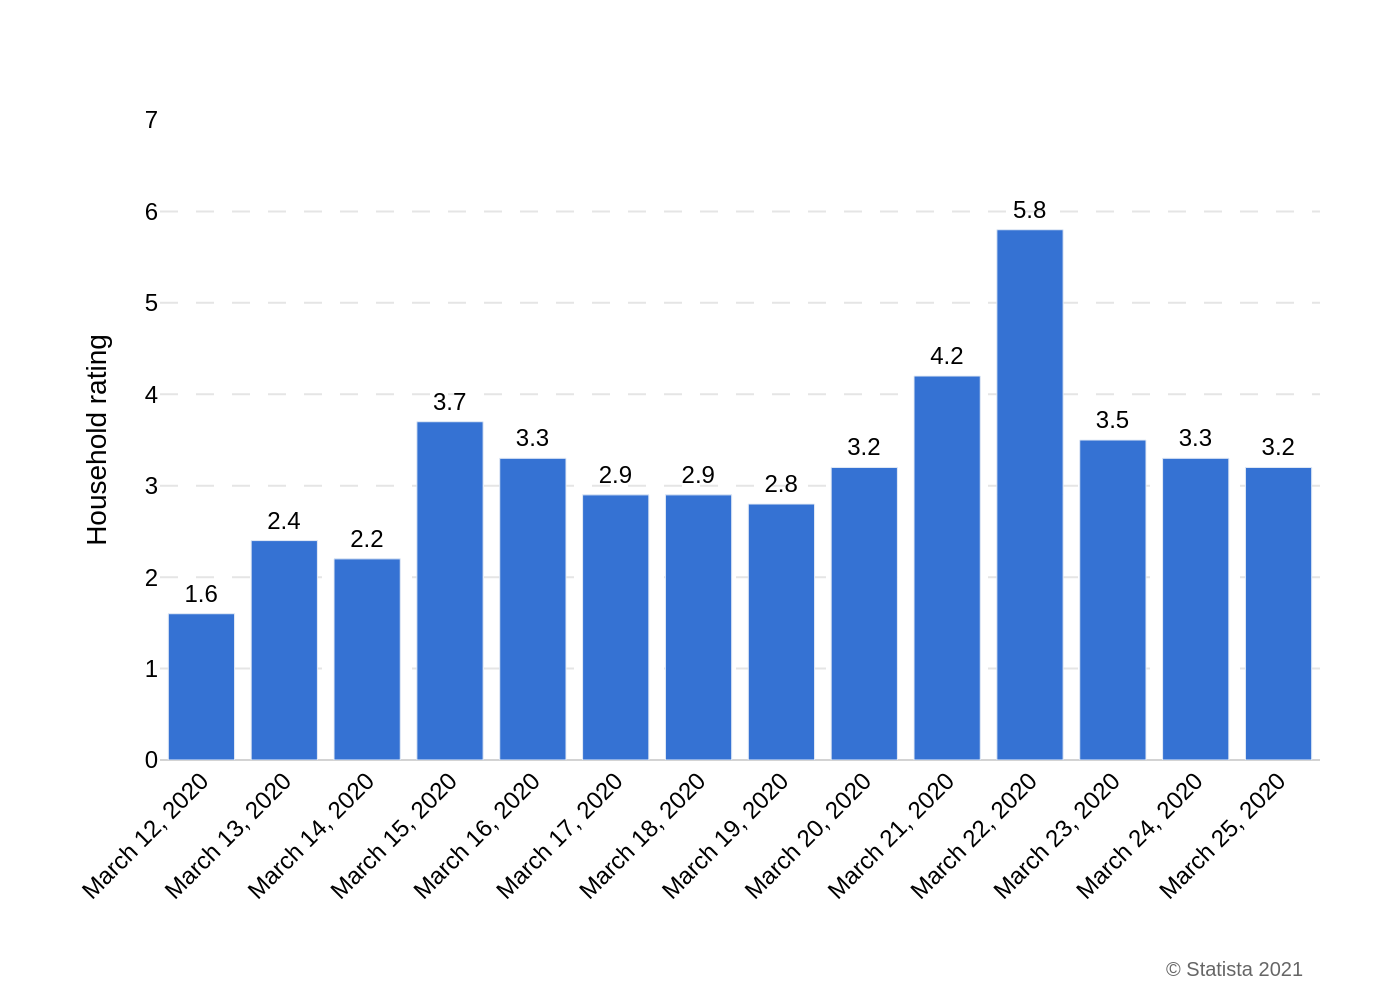

The script that drew this image:
import sys
import json
import os
import plotly.graph_objects as go

if len(sys.argv) != 2:
    print("Usage: python create_chart.py <path_to_json_file>")
    sys.exit(1)

json_path = sys.argv[1]

try:
    with open(json_path, 'r', encoding='utf-8') as f:
        config = json.load(f)
except FileNotFoundError:
    print(f"Error: JSON file not found at {json_path}")
    sys.exit(1)
except json.JSONDecodeError:
    print(f"Error: Could not decode JSON from {json_path}")
    sys.exit(1)

chart_data = config['chart_data']
texts = config['texts']
colors = config['colors']

x_values = [d['category'] for d in chart_data]
y_values = [d['value'] for d in chart_data]

fig = go.Figure()

fig.add_trace(go.Bar(
    x=x_values,
    y=y_values,
    text=[f'{v:.1f}' for v in y_values],
    textposition='outside',
    marker_color=colors[0],
    cliponaxis=False
))

fig.update_layout(
    font=dict(
        family="Arial",
        size=12,
        color="black"
    ),
    plot_bgcolor='white',
    showlegend=False,
    margin=dict(l=80, r=40, t=60, b=120),
    xaxis=dict(
        title_text=texts.get('x_axis_title'),
        showgrid=False,
        tickangle=-45,
        linecolor='black',
        linewidth=1,
        showline=False
    ),
    yaxis=dict(
        title_text=texts.get('y_axis_title'),
        range=[0, 7],
        dtick=1,
        gridcolor='#E5E5E5',
        gridwidth=1,
        griddash='dash',
        zeroline=True,
        zerolinewidth=1,
        zerolinecolor='lightgrey',
        showline=False
    ),
    annotations=[
        dict(
            text=texts.get('source'),
            showarrow=False,
            xref="paper",
            yref="paper",
            x=0.99,
            y=-0.35,
            xanchor='right',
            yanchor='bottom',
            align='right',
            font=dict(size=10, color="#666666")
        )
    ]
)

base_filename = os.path.splitext(os.path.basename(json_path))[0]
output_filename = f"{base_filename}.png"

fig.write_image(output_filename, scale=2)

print(f"Chart saved as {output_filename}")
